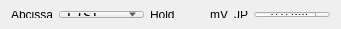
     <widget class="QWidget" name="">
      <property name="geometry">
       <rect>
        <x>5</x>
        <y>285</y>
        <width>341</width>
        <height>29</height>
       </rect>
      </property>
      <layout class="QHBoxLayout" name="horizontalLayout_12">
       <property name="sizeConstraint">
        <enum>QLayout::SetMaximumSize</enum>
       </property>
       <item>
        <layout class="QHBoxLayout" name="horizontalLayout_2">
         <item>
          <widget class="QLabel" name="label_18">
           <property name="text">
            <string>Abcissa</string>
           </property>
          </widget>
         </item>
         <item>
          <widget class="QComboBox" name="PSPReversal_RMPMode">
           <property name="font">
            <font>
             <pointsize>12</pointsize>
            </font>
           </property>
           <item>
            <property name="text">
             <string>T (s)</string>
            </property>
           </item>
           <item>
            <property name="text">
             <string>I (pA)</string>
            </property>
           </item>
           <item>
            <property name="text">
             <string>Sp (#/s)</string>
            </property>
           </item>
          </widget>
         </item>
        </layout>
       </item>
       <item>
        <layout class="QHBoxLayout" name="horizontalLayout_10">
         <item>
          <widget class="QLabel" name="label_5">
           <property name="text">
            <string>Hold</string>
           </property>
          </widget>
         </item>
         <item>
          <widget class="QLabel" name="PSPReversal_Holding">
           <property name="palette">
            <palette>
             <active>
              <colorrole role="Base">
               <brush brushstyle="SolidPattern">
                <color alpha="255">
                 <red>255</red>
                 <green>255</green>
                 <blue>255</blue>
                </color>
               </brush>
              </colorrole>
              <colorrole role="Window">
               <brush brushstyle="SolidPattern">
                <color alpha="255">
                 <red>255</red>
                 <green>255</green>
                 <blue>255</blue>
                </color>
               </brush>
              </colorrole>
             </active>
             <inactive>
              <colorrole role="Base">
               <brush brushstyle="SolidPattern">
                <color alpha="255">
                 <red>255</red>
                 <green>255</green>
                 <blue>255</blue>
                </color>
               </brush>
              </colorrole>
              <colorrole role="Window">
               <brush brushstyle="SolidPattern">
                <color alpha="255">
                 <red>255</red>
                 <green>255</green>
                 <blue>255</blue>
                </color>
               </brush>
              </colorrole>
             </inactive>
             <disabled>
              <colorrole role="Base">
               <brush brushstyle="SolidPattern">
                <color alpha="255">
                 <red>255</red>
                 <green>255</green>
                 <blue>255</blue>
                </color>
               </brush>
              </colorrole>
              <colorrole role="Window">
               <brush brushstyle="SolidPattern">
                <color alpha="255">
                 <red>255</red>
                 <green>255</green>
                 <blue>255</blue>
                </color>
               </brush>
              </colorrole>
             </disabled>
            </palette>
           </property>
           <property name="frameShape">
            <enum>QFrame::NoFrame</enum>
           </property>
           <property name="frameShadow">
            <enum>QFrame::Plain</enum>
           </property>
           <property name="text">
            <string>     mV</string>
           </property>
           <property name="alignment">
            <set>Qt::AlignRight|Qt::AlignTrailing|Qt::AlignVCenter</set>
           </property>
          </widget>
         </item>
        </layout>
       </item>
       <item>
        <layout class="QHBoxLayout" name="horizontalLayout_11">
         <item>
          <widget class="QLabel" name="label_11">
           <property name="text">
            <string>JP</string>
           </property>
          </widget>
         </item>
         <item>
          <widget class="QDoubleSpinBox" name="PSPReversal_Junction">
           <property name="alignment">
            <set>Qt::AlignRight|Qt::AlignTrailing|Qt::AlignVCenter</set>
           </property>
           <property name="suffix">
            <string> mV</string>
           </property>
           <property name="decimals">
            <number>1</number>
           </property>
           <property name="minimum">
            <double>-50.000000000000000</double>
           </property>
           <property name="maximum">
            <double>50.000000000000000</double>
           </property>
           <property name="singleStep">
            <double>0.500000000000000</double>
           </property>
          </widget>
         </item>
        </layout>
       </item>
      </layout>
     </widget>
